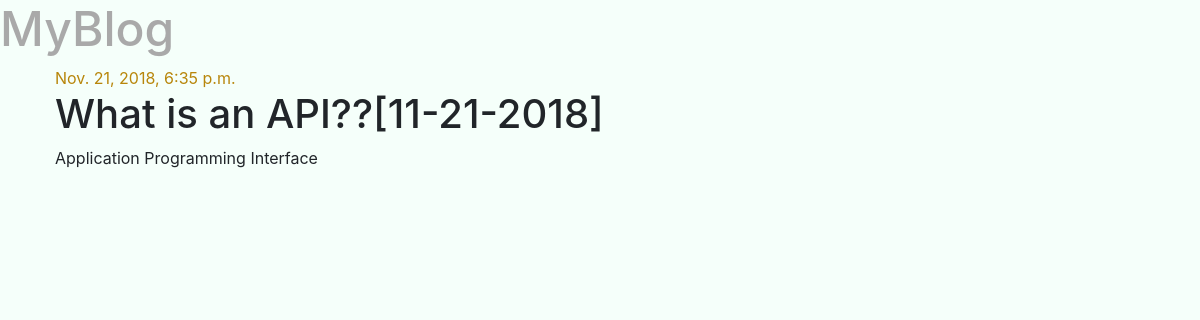
The app's page /post/2/ with its own data.
### blog/models.py (models this page shows, shortened)
class Post(models.Model):
    author = models.ForeignKey('auth.User', on_delete=models.CASCADE)
    title = models.CharField(max_length=200)
    text = models.TextField()
    created_date = models.DateTimeField(default=timezone.now)
    published_date = models.DateTimeField(blank=True, null=True)

### blog/views.py (the view)
# urls.py: path('post/<int:pk>/', views.postsDetail, name='postsDetail'),
def postsDetail(request, pk):
    post = get_object_or_404(Post, pk=pk)
    stuff_for_frontend = {'post': post}
    return render(request, 'blog/postsdetail.html', stuff_for_frontend)

### blog/templates/blog/postsDetail.html
{% extends 'blog/base.html' %}
{% block content %}
{% if post.published_date %}
<div class= "date">
  {{ post.published_date }}
</div>
{% endif %}
<h1>{{ post.title }}</h1>
<p>{{ post.text|linebreaksbr }}</p>
{% endblock %}

### blog/static/css/blog.css (style rules this page uses)
.date { color: darkgoldenrod }
body { background-color: mintcream; }

### records on screen
Post: published_date "Nov. 21, 2018, 6:35 p.m.", title "What is an API??[11-21-2018]", text "Application Programming Interface"
